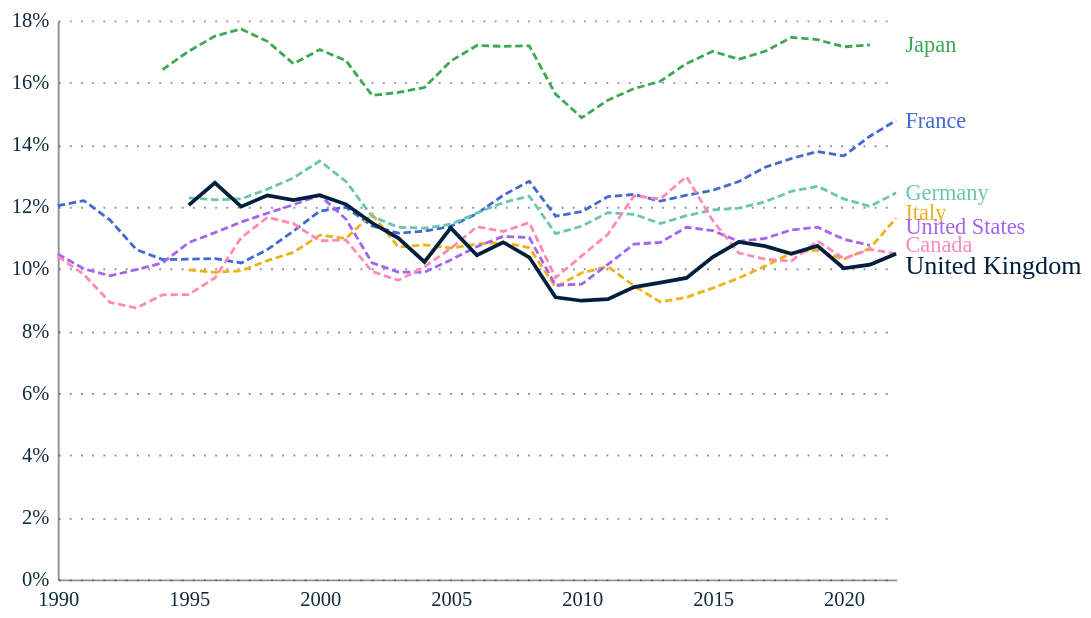

Write the Vega-Lite specification saved for this chart.
### Vega-Lite specification from a JSON file in a GitHub repository (floating-point values rounded to 4 significant figures; data arrays with more than 128 entries replaced by an {"elided": "..."} marker saying what was removed)
{"config": {"font": "Circular Std", "mark": {"line": {"interpolate": "linear"}}, "view": {"stroke": "transparent", "width": 400, "height": 300}, "range": {"category": ["#179fdb", "#e6224b", "#f4c245", "#122b39", "#eb5c2e", "#36b7b4"], "diverging": ["#E6224B", "#E54753", "#C9C9C9", "#179FDB", "#122B39"], "heatmap": ["#C9C9C9", "#179FDB", "#0063AF", "#122B39"], "ordinal": ["#00A767", "#36B7B4", "#179FDB", "#0063AF", "#243B5A"]}, "axisX": {"labelColor": "#122b39", "tickColor": "#122b39", "domainColor": "#122b39", "domainOpacity": 0.5, "gridOpacity": 0, "labelFont": "Circular Std", "labelAngle": 0, "labelAlign": "center", "labelFontSize": 11, "labelPadding": 5, "tickCount": 10, "tickSize": 0, "title": ""}, "axisY": {"labelColor": "#122b39", "labelFont": "Circular Std", "tickColor": "#122b39", "domainColor": "#122b39", "gridColor": "#122b39", "gridDash": [1, 5], "gridOpacity": 0.5, "labelPadding": 5, "labelFontSize": 11, "domainOpacity": 0.5, "tickSize": 0, "title": null, "titleAlign": "left", "titleAngle": 0, "titleBaseline": "bottom", "titleColor": "#122b39", "titleOpacity": 0.9, "titleX": 0, "titleY": -7}}, "layer": [{"mark": {"type": "line"}, "encoding": {"color": {"field": "Country", "legend": null, "scale": {"domain": ["United Kingdom", "France", "Italy", "Spain", "Germany", "Japan", "Canada", "United States", "Australia", "South Korea"], "range": ["#001f3f", "#4269d0", "#efb118", "#ff725c", "#6cc5b0", "#3ca951", "#ff8ab7", "#a463f2", "#97bbf5", "#9c6b4e"]}, "type": "nominal"}, "size": {"condition": {"test": "(datum.LOCATION === 'GBR')", "value": 2}, "value": 1.5}, "strokeDash": {"condition": {"test": "(datum.LOCATION === 'GBR')", "value": [0, 0]}, "value": [4, 2]}, "x": {"field": "Time", "title": "", "type": "temporal"}, "y": {"axis": {"format": "%"}, "field": "Value", "title": "", "type": "quantitative"}}}, {"mark": {"type": "text", "align": "left", "dx": 5, "dy": {"expr": "{\"Italy\": -3, \"United States\": -10, \"Canada\": -5, \"United Kingdom\": 7}[datum.Country]"}}, "encoding": {"color": {"field": "Country", "legend": null, "scale": {"domain": ["United Kingdom", "France", "Italy", "Spain", "Germany", "Japan", "Canada", "United States", "Australia", "South Korea"], "range": ["#001f3f", "#4269d0", "#efb118", "#ff725c", "#6cc5b0", "#3ca951", "#ff8ab7", "#a463f2", "#97bbf5", "#9c6b4e"]}, "type": "nominal"}, "size": {"condition": {"test": "(datum.LOCATION === 'GBR')", "value": 14}, "value": 12}, "text": {"field": "label", "type": "nominal"}, "x": {"value": 450}, "y": {"axis": {"format": "%"}, "field": "Value", "title": "", "type": "quantitative"}}}], "data": {"name": "data-75e3219e21f0e4361df6f50dbc7b132d"}, "height": 300, "width": 450, "$schema": "https://vega.github.io/schema/vega-lite/v5.8.0.json", "datasets": {"data-75e3219e21f0e4361df6f50dbc7b132d": {"elided": "210 records"}}}
